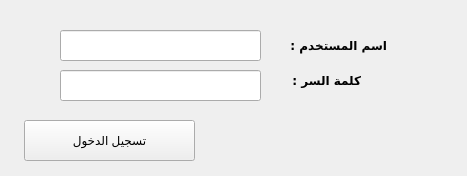
<?xml version="1.0" encoding="UTF-8"?>
<ui version="4.0">
 <class>MainWindow</class>
 <widget class="QMainWindow" name="MainWindow">
  <property name="geometry">
   <rect>
    <x>0</x>
    <y>0</y>
    <width>467</width>
    <height>176</height>
   </rect>
  </property>
  <property name="windowTitle">
   <string>MainWindow</string>
  </property>
  <property name="styleSheet">
   <string notr="true">QProgressBar:horizontal {
    border: 1px solid #3A3939;
    text-align: center;
    padding: 1px;
    background: #201F1F;
}
QProgressBar::chunk:horizontal {
    background-color: qlineargradient(spread:reflect, x1:1, y1:0.545, x2:1, y2:0, stop:0 rgba(28, 66, 111, 255), stop:1 rgba(37, 87, 146, 255));
}

QToolTip
{
    border: 1px solid #3A3939;
    background-color: rgb(90, 102, 117);;
    color: white;
    padding: 1px;
    opacity: 200;
}

QWidget
{
    color: silver;
    background-color: #302F2F;
    selection-background-color:#3d8ec9;
    selection-color: black;
    background-clip: border;
    border-image: none;
    outline: 0;
}

QWidget:item:hover
{
    background-color: #78879b;
    color: black;
}

QWidget:item:selected
{
    background-color: #3d8ec9;
}

QCheckBox
{
    spacing: 5px;
    outline: none;
    color: #bbb;
    margin-bottom: 2px;
}

QCheckBox:disabled
{
    color: #777777;
}
QCheckBox::indicator,
QGroupBox::indicator
{
    width: 18px;
    height: 18px;
}
QGroupBox::indicator
{
    margin-left: 2px;
}

QCheckBox::indicator:unchecked,
QCheckBox::indicator:unchecked:hover,
QGroupBox::indicator:unchecked,
QGroupBox::indicator:unchecked:hover
{
    image: url(:/dark_blue/img/checkbox_unchecked.png);
}

QCheckBox::indicator:unchecked:focus,
QCheckBox::indicator:unchecked:pressed,
QGroupBox::indicator:unchecked:focus,
QGroupBox::indicator:unchecked:pressed
{
  border: none;
    image: url(:/dark_blue/img/checkbox_unchecked_focus.png);
}

QCheckBox::indicator:checked,
QCheckBox::indicator:checked:hover,
QGroupBox::indicator:checked,
QGroupBox::indicator:checked:hover
{
    image: url(:/dark_blue/img/checkbox_checked.png);
}

QCheckBox::indicator:checked:focus,
QCheckBox::indicator:checked:pressed,
QGroupBox::indicator:checked:focus,
QGroupBox::indicator:checked:pressed
{
  border: none;
    image: url(:/dark_blue/img/checkbox_checked_focus.png);
}

QCheckBox::indicator:indeterminate,
QCheckBox::indicator:indeterminate:hover,
QCheckBox::indicator:indeterminate:pressed
QGroupBox::indicator:indeterminate,
QGroupBox::indicator:indeterminate:hover,
QGroupBox::indicator:indeterminate:pressed
{
    image: url(:/dark_blue/img/checkbox_indeterminate.png);
}

QCheckBox::indicator:indeterminate:focus,
QGroupBox::indicator:indeterminate:focus
{
    image: url(:/dark_blue/img/checkbox_indeterminate_focus.png);
}

QCheckBox::indicator:checked:disabled,
QGroupBox::indicator:checked:disabled
{
    image: url(:/dark_blue/img/checkbox_checked_disabled.png);
}

QCheckBox::indicator:unchecked:disabled,
QGroupBox::indicator:unchecked:disabled
{
    image: url(:/dark_blue/img/checkbox_unchecked_disabled.png);
}

QRadioButton
{
    spacing: 5px;
    outline: none;
    color: #bbb;
    margin-bottom: 2px;
}

QRadioButton:disabled
{
    color: #777777;
}
QRadioButton::indicator
{
    width: 21px;
    height: 21px;
}

QRadioButton::indicator:unchecked,
QRadioButton::indicator:unchecked:hover
{
    image: url(:/dark_blue/img/radio_unchecked.png);
}

QRadioButton::indicator:unchecked:focus,
QRadioButton::indicator:unchecked:pressed
{
  border: none;
  outline: none;
    image: url(:/dark_blue/img/radio_unchecked_focus.png);
}

QRadioButton::indicator:checked,
QRadioButton::indicator:checked:hover
{
  border: none;
  outline: none;
    image: url(:/dark_blue/img/radio_checked.png);
}

QRadioButton::indicator:checked:focus,
QRadioButton::indicato::menu-arrowr:checked:pressed
{
  border: none;
  outline: none;
    image: url(:/dark_blue/img/radio_checked_focus.png);
}

QRadioButton::indicator:indeterminate,
QRadioButton::indicator:indeterminate:hover,
QRadioButton::indicator:indeterminate:pressed
{
        image: url(:/dark_blue/img/radio_indeterminate.png);
}

QRadioButton::indicator:checked:disabled
{
  outline: none;
  image: url(:/dark_blue/img/radio_checked_disabled.png);
}

QRadioButton::indicator:unchecked:disabled
{
    image: url(:/dark_blue/img/radio_unchecked_disabled.png);
}


QMenuBar
{
    background-color: #302F2F;
    color: silver;
}

QMenuBar::item
{
    background: transparent;
}

QMenuBar::item:selected
{
    background: transparent;
    border: 1px solid #3A3939;
}

QMenuBar::item:pressed
{
    border: 1px solid #3A3939;
    background-color: #3d8ec9;
    color: black;
    margin-bottom:-1px;
    padding-bottom:1px;
}

QMenu
{
    border: 1px solid #3A3939;
    color: silver;
    margin: 1px;
}

QMenu::icon
{
    margin: 1px;
}

QMenu::item
{
    padding: 2px 2px 2px 25px;
    margin-left: 5px;
    border: 1px solid transparent; /* reserve space for selection border */
}

QMenu::item:selected
{
    color: black;
}

QMenu::separator {
    height: 2px;
    background: lightblue;
    margin-left: 10px;
    margin-right: 5px;
}

QMenu::indicator {
    width: 16px;
    height: 16px;
}

/* non-exclusive indicator = check box style indicator
   (see QActionGroup::setExclusive) */
QMenu::indicator:non-exclusive:unchecked {
    image: url(:/dark_blue/img/checkbox_unchecked.png);
}

QMenu::indicator:non-exclusive:unchecked:selected {
    image: url(:/dark_blue/img/checkbox_unchecked_disabled.png);
}

QMenu::indicator:non-exclusive:checked {
    image: url(:/dark_blue/img/checkbox_checked.png);
}

QMenu::indicator:non-exclusive:checked:selected {
    image: url(:/dark_blue/img/checkbox_checked_disabled.png);
}

/* exclusive indicator = radio button style indicator (see QActionGroup::setExclusive) */
QMenu::indicator:exclusive:unchecked {
    image: url(:/dark_blue/img/radio_unchecked.png);
}

QMenu::indicator:exclusive:unchecked:selected {
    image: url(:/dark_blue/img/radio_unchecked_disabled.png);
}

QMenu::indicator:exclusive:checked {
    image: url(:/dark_blue/img/radio_checked.png);
}

QMenu::indicator:exclusive:checked:selected {
    image: url(:/dark_blue/img/radio_checked_disabled.png);
}

QMenu::right-arrow {
    margin: 5px;
    image: url(:/dark_blue/img/right_arrow.png)
}


QWidget:disabled
{
    color: #808080;
    background-color: #302F2F;
}

QAbstractItemView
{
    alternate-background-color: #3A3939;
    color: silver;
    border: 1px solid 3A3939;
    border-radius: 2px;
    padding: 1px;
}

QWidget:focus, QMenuBar:focus
{
    border: 1px solid #78879b;
}

QTabWidget:focus, QCheckBox:focus, QRadioButton:focus, QSlider:focus
{
    border: none;
}

QLineEdit
{
    background-color: #201F1F;
    padding: 2px;
    border-style: solid;
    border: 1px solid #3A3939;
    border-radius: 2px;
    color: silver;
}

QGroupBox {
    border:1px solid #3A3939;
    border-radius: 2px;
    margin-top: 20px;
    background-color: #302F2F;
    color: silver;
}

QGroupBox::title {
    subcontrol-origin: margin;
    subcontrol-position: top center;
    padding-left: 10px;
    padding-right: 10px;
    padding-top: 10px;
}

QAbstractScrollArea
{
    border-radius: 2px;
    border: 1px solid #3A3939;
    background-color: transparent;
}

QScrollBar:horizontal
{
    height: 15px;
    margin: 3px 15px 3px 15px;
    border: 1px transparent #2A2929;
    border-radius: 4px;
    background-color: #2A2929;
}

QScrollBar::handle:horizontal
{
    background-color: #605F5F;
    min-width: 5px;
    border-radius: 4px;
}

QScrollBar::add-line:horizontal
{
    margin: 0px 3px 0px 3px;
    border-image: url(:/dark_blue/img/right_arrow_disabled.png);
    width: 10px;
    height: 10px;
    subcontrol-position: right;
    subcontrol-origin: margin;
}

QScrollBar::sub-line:horizontal
{
    margin: 0px 3px 0px 3px;
    border-image: url(:/dark_blue/img/left_arrow_disabled.png);
    height: 10px;
    width: 10px;
    subcontrol-position: left;
    subcontrol-origin: margin;
}

QScrollBar::add-line:horizontal:hover,QScrollBar::add-line:horizontal:on
{
    border-image: url(:/dark_blue/img/right_arrow.png);
    height: 10px;
    width: 10px;
    subcontrol-position: right;
    subcontrol-origin: margin;
}


QScrollBar::sub-line:horizontal:hover, QScrollBar::sub-line:horizontal:on
{
    border-image: url(:/dark_blue/img/left_arrow.png);
    height: 10px;
    width: 10px;
    subcontrol-position: left;
    subcontrol-origin: margin;
}

QScrollBar::up-arrow:horizontal, QScrollBar::down-arrow:horizontal
{
    background: none;
}


QScrollBar::add-page:horizontal, QScrollBar::sub-page:horizontal
{
    background: none;
}

QScrollBar:vertical
{
    background-color: #2A2929;
    width: 15px;
    margin: 15px 3px 15px 3px;
    border: 1px transparent #2A2929;
    border-radius: 4px;
}

QScrollBar::handle:vertical
{
    background-color: #605F5F;
    min-height: 5px;
    border-radius: 4px;
}

QScrollBar::sub-line:vertical
{
    margin: 3px 0px 3px 0px;
    border-image: url(:/dark_blue/img/up_arrow_disabled.png);
    height: 10px;
    width: 10px;
    subcontrol-position: top;
    subcontrol-origin: margin;
}

QScrollBar::add-line:vertical
{
    margin: 3px 0px 3px 0px;
    border-image: url(:/dark_blue/img/down_arrow_disabled.png);
    height: 10px;
    width: 10px;
    subcontrol-position: bottom;
    subcontrol-origin: margin;
}

QScrollBar::sub-line:vertical:hover,QScrollBar::sub-line:vertical:on
{

    border-image: url(:/dark_blue/img/up_arrow.png);
    height: 10px;
    width: 10px;
    subcontrol-position: top;
    subcontrol-origin: margin;
}


QScrollBar::add-line:vertical:hover, QScrollBar::add-line:vertical:on
{
    border-image: url(:/dark_blue/img/down_arrow.png);
    height: 10px;
    width: 10px;
    subcontrol-position: bottom;
    subcontrol-origin: margin;
}

QScrollBar::up-arrow:vertical, QScrollBar::down-arrow:vertical
{
    background: none;
}


QScrollBar::add-page:vertical, QScrollBar::sub-page:vertical
{
    background: none;
}

QTextEdit
{
    background-color: #201F1F;
    color: silver;
    border: 1px solid #3A3939;
}

QPlainTextEdit
{
    background-color: #201F1F;;
    color: silver;
    border-radius: 2px;
    border: 1px solid #3A3939;
}

QHeaderView::section
{
    background-color: #3A3939;
    color: silver;
    padding-left: 4px;
    border: 1px solid #6c6c6c;
}

QSizeGrip {
    image: url(:/dark_blue/img/sizegrip.png);
    width: 12px;
    height: 12px;
}

QMainWindow
{
    background-color: #302F2F;

}

QMainWindow::separator
{
    background-color: #302F2F;
    color: white;
    padding-left: 4px;
    spacing: 2px;
    border: 1px dashed #3A3939;
}

QMainWindow::separator:hover
{

    background-color: #787876;
    color: white;
    padding-left: 4px;
    border: 1px solid #3A3939;
    spacing: 2px;
}


QMenu::separator
{
    height: 1px;
    background-color: #3A3939;
    color: white;
    padding-left: 4px;
    margin-left: 10px;
    margin-right: 5px;
}


QFrame
{
    border-radius: 2px;
    border: 1px solid #444;
}

QFrame[frameShape=&quot;0&quot;]
{
    border-radius: 2px;
    border: 1px transparent #444;
}

QStackedWidget
{
    background-color: #302F2F;
    border: 1px transparent black;
}

QToolBar {
    border: 1px transparent #393838;
    background: 1px solid #302F2F;
    font-weight: bold;
}

QToolBar::handle:horizontal {
    image: url(:/dark_blue/img/Hmovetoolbar.png);
}
QToolBar::handle:vertical {
    image: url(:/dark_blue/img/Vmovetoolbar.png);
}
QToolBar::separator:horizontal {
    image: url(:/dark_blue/img/Hsepartoolbar.png);
}
QToolBar::separator:vertical {
    image: url(:/dark_blue/img/Vsepartoolbars.png);
}

QPushButton
{
    color: silver;
    background-color: #302F2F;
    border-width: 2px;
    border-color: #4A4949;
    border-style: solid;
    padding-top: 2px;
    padding-bottom: 2px;
    padding-left: 10px;
    padding-right: 10px;
    border-radius: 4px;
    /* outline: none; */
    /* min-width: 40px; */
}

QPushButton:disabled
{
    background-color: #302F2F;
    border-width: 2px;
    border-color: #3A3939;
    border-style: solid;
    padding-top: 2px;
    padding-bottom: 2px;
    padding-left: 10px;
    padding-right: 10px;
    /*border-radius: 2px;*/
    color: #808080;
}

QPushButton:focus {
    background-color: #3d8ec9;
    color: white;
}

QComboBox
{
    selection-background-color: #3d8ec9;
    background-color: #201F1F;
    border-style: solid;
    border: 1px solid #3A3939;
    border-radius: 2px;
    padding: 2px;
    min-width: 75px;
}

QPushButton:checked{
    background-color: #4A4949;
    border-color: #6A6969;
}

QPushButton:hover {
    border: 2px solid #78879b;
    color: silver;
}

QComboBox:hover, QAbstractSpinBox:hover,QLineEdit:hover,QTextEdit:hover,QPlainTextEdit:hover,QAbstractView:hover,QTreeView:hover
{
    border: 1px solid #78879b;
    color: silver;
}

QComboBox:on
{
    background-color: #626873;
    padding-top: 3px;
    padding-left: 4px;
    selection-background-color: #4a4a4a;
}

QComboBox QAbstractItemView
{
    background-color: #201F1F;
    border-radius: 2px;
    border: 1px solid #444;
    selection-background-color: #3d8ec9;
    color: silver;
}

QComboBox::drop-down
{
    subcontrol-origin: padding;
    subcontrol-position: top right;
    width: 15px;

    border-left-width: 0px;
    border-left-color: darkgray;
    border-left-style: solid;
    border-top-right-radius: 3px;
    border-bottom-right-radius: 3px;
}

QComboBox::down-arrow
{
    image: url(:/dark_blue/img/down_arrow_disabled.png);
}

QComboBox::down-arrow:on, QComboBox::down-arrow:hover,
QComboBox::down-arrow:focus
{
    image: url(:/dark_blue/img/down_arrow.png);
}

QPushButton:pressed
{
    background-color: #484846;
}

QAbstractSpinBox {
    padding-top: 2px;
    padding-bottom: 2px;
    border: 1px solid #3A3939;
    background-color: #201F1F;
    color: silver;
    border-radius: 2px;
    min-width: 75px;
}

QAbstractSpinBox:up-button
{
    background-color: transparent;
    subcontrol-origin: border;
    subcontrol-position: top right;
}

QAbstractSpinBox:down-button
{
    background-color: transparent;
    subcontrol-origin: border;
    subcontrol-position: bottom right;
}

QAbstractSpinBox::up-arrow,QAbstractSpinBox::up-arrow:disabled,QAbstractSpinBox::up-arrow:off {
    image: url(:/dark_blue/img/up_arrow_disabled.png);
    width: 10px;
    height: 10px;
}
QAbstractSpinBox::up-arrow:hover
{
    image: url(:/dark_blue/img/up_arrow.png);
}


QAbstractSpinBox::down-arrow,QAbstractSpinBox::down-arrow:disabled,QAbstractSpinBox::down-arrow:off
{
    image: url(:/dark_blue/img/down_arrow_disabled.png);
    width: 10px;
    height: 10px;
}
QAbstractSpinBox::down-arrow:hover
{
    image: url(:/dark_blue/img/down_arrow.png);
}


QLabel
{
    border: 0px solid black;
}

QTabWidget{
    border: 1px transparent black;
}

QTabWidget::pane {
    border: 1px solid #444;
    border-radius: 3px;
    padding: 3px;
}

QTabBar
{
    qproperty-drawBase: 0;
    left: 5px; /* move to the right by 5px */
}

QTabBar:focus
{
    border: 0px transparent black;
}

QTabBar::close-button  {
    image: url(:/dark_blue/img/close.png);
    background: transparent;
}

QTabBar::close-button:hover
{
    image: url(:/dark_blue/img/close-hover.png);
    background: transparent;
}

QTabBar::close-button:pressed {
    image: url(:/dark_blue/img/close-pressed.png);
    background: transparent;
}

/* TOP TABS */
QTabBar::tab:top {
    color: #b1b1b1;
    border: 1px solid #4A4949;
    border-bottom: 1px transparent black;
    background-color: #302F2F;
    padding: 5px;
    border-top-left-radius: 2px;
    border-top-right-radius: 2px;
}

QTabBar::tab:top:!selected
{
    color: #b1b1b1;
    background-color: #201F1F;
    border: 1px transparent #4A4949;
    border-bottom: 1px transparent #4A4949;
    border-top-left-radius: 0px;
    border-top-right-radius: 0px;
}

QTabBar::tab:top:!selected:hover {
    background-color: #48576b;
}

/* BOTTOM TABS */
QTabBar::tab:bottom {
    color: #b1b1b1;
    border: 1px solid #4A4949;
    border-top: 1px transparent black;
    background-color: #302F2F;
    padding: 5px;
    border-bottom-left-radius: 2px;
    border-bottom-right-radius: 2px;
}

QTabBar::tab:bottom:!selected
{
    color: #b1b1b1;
    background-color: #201F1F;
    border: 1px transparent #4A4949;
    border-top: 1px transparent #4A4949;
    border-bottom-left-radius: 0px;
    border-bottom-right-radius: 0px;
}

QTabBar::tab:bottom:!selected:hover {
    background-color: #78879b;
}

/* LEFT TABS */
QTabBar::tab:left {
    color: #b1b1b1;
    border: 1px solid #4A4949;
    border-left: 1px transparent black;
    background-color: #302F2F;
    padding: 5px;
    border-top-right-radius: 2px;
    border-bottom-right-radius: 2px;
}

QTabBar::tab:left:!selected
{
    color: #b1b1b1;
    background-color: #201F1F;
    border: 1px transparent #4A4949;
    border-right: 1px transparent #4A4949;
    border-top-right-radius: 0px;
    border-bottom-right-radius: 0px;
}

QTabBar::tab:left:!selected:hover {
    background-color: #48576b;
}


/* RIGHT TABS */
QTabBar::tab:right {
    color: #b1b1b1;
    border: 1px solid #4A4949;
    border-right: 1px transparent black;
    background-color: #302F2F;
    padding: 5px;
    border-top-left-radius: 2px;
    border-bottom-left-radius: 2px;
}

QTabBar::tab:right:!selected
{
    color: #b1b1b1;
    background-color: #201F1F;
    border: 1px transparent #4A4949;
    border-right: 1px transparent #4A4949;
    border-top-left-radius: 0px;
    border-bottom-left-radius: 0px;
}

QTabBar::tab:right:!selected:hover {
    background-color: #48576b;
}

QTabBar QToolButton::right-arrow:enabled {
     image: url(:/dark_blue/img/right_arrow.png);
 }

 QTabBar QToolButton::left-arrow:enabled {
     image: url(:/dark_blue/img/left_arrow.png);
 }

QTabBar QToolButton::right-arrow:disabled {
     image: url(:/dark_blue/img/right_arrow_disabled.png);
 }

 QTabBar QToolButton::left-arrow:disabled {
     image: url(:/dark_blue/img/left_arrow_disabled.png);
 }


QDockWidget {
    border: 1px solid #403F3F;
    titlebar-close-icon: url(:/dark_blue/img/close.png);
    titlebar-normal-icon: url(:/dark_blue/img/undock.png);
}

QDockWidget::close-button, QDockWidget::float-button {
    border: 1px solid transparent;
    border-radius: 2px;
    background: transparent;
}

QDockWidget::close-button:hover, QDockWidget::float-button:hover {
    background: rgba(255, 255, 255, 10);
}

QDockWidget::close-button:pressed, QDockWidget::float-button:pressed {
    padding: 1px -1px -1px 1px;
    background: rgba(255, 255, 255, 10);
}

QTreeView, QListView, QTextBrowser, AtLineEdit, AtLineEdit::hover {
    border: 1px solid #444;
    background-color: silver;
    border-radius: 3px;
    margin-left: 3px;
    color: black;
}

QTreeView:branch:selected, QTreeView:branch:hover {
    background: url(:/dark_blue/img/transparent.png);
}

QTreeView::branch:has-siblings:!adjoins-item {
    border-image: url(:/dark_blue/img/transparent.png);
}

QTreeView::branch:has-siblings:adjoins-item {
    border-image: url(:/dark_blue/img/transparent.png);
}

QTreeView::branch:!has-children:!has-siblings:adjoins-item {
    border-image: url(:/dark_blue/img/transparent.png);
}

QTreeView::branch:has-children:!has-siblings:closed,
QTreeView::branch:closed:has-children:has-siblings {
    image: url(:/dark_blue/img/branch_closed.png);
}

QTreeView::branch:open:has-children:!has-siblings,
QTreeView::branch:open:has-children:has-siblings  {
    image: url(:/dark_blue/img/branch_open.png);
}

QTreeView::branch:has-children:!has-siblings:closed:hover,
QTreeView::branch:closed:has-children:has-siblings:hover {
    image: url(:/dark_blue/img/branch_closed-on.png);
    }

QTreeView::branch:open:has-children:!has-siblings:hover,
QTreeView::branch:open:has-children:has-siblings:hover  {
    image: url(:/dark_blue/img/branch_open-on.png);
    }

QListView::item:!selected:hover, QListView::item:!selected:hover, QTreeView::item:!selected:hover  {
    background: rgba(0, 0, 0, 0);
    outline: 0;
    color: #FFFFFF
}

QListView::item:selected:hover, QListView::item:selected:hover, QTreeView::item:selected:hover  {
    background: #3d8ec9;
    color: #FFFFFF;
}

QSlider::groove:horizontal {
    border: 1px solid #3A3939;
    height: 8px;
    background: #201F1F;
    margin: 2px 0;
    border-radius: 2px;
}

QSlider::handle:horizontal {
    background: QLinearGradient( x1: 0, y1: 0, x2: 0, y2: 1,
      stop: 0.0 silver, stop: 0.2 #a8a8a8, stop: 1 #727272);
    border: 1px solid #3A3939;
    width: 14px;
    height: 14px;
    margin: -4px 0;
    border-radius: 2px;
}

QSlider::groove:vertical {
    border: 1px solid #3A3939;
    width: 8px;
    background: #201F1F;
    margin: 0 0px;
    border-radius: 2px;
}

QSlider::handle:vertical {
    background: QLinearGradient( x1: 0, y1: 0, x2: 0, y2: 1, stop: 0.0 silver,
    stop: 0.2 #a8a8a8, stop: 1 #727272);
    border: 1px solid #3A3939;
    width: 14px;
    height: 14px;
    margin: 0 -4px;
    border-radius: 2px;
}

QToolButton {
    /*  background-color: transparent; */
    border: 2px transparent #4A4949;
    border-radius: 4px;
    background-color: dimgray;
    margin: 2px;
    padding: 2px;
}

QToolButton[popupMode=&quot;1&quot;] { /* only for MenuButtonPopup */
 padding-right: 20px; /* make way for the popup button */
 border: 2px transparent #4A4949;
 border-radius: 4px;
}

QToolButton[popupMode=&quot;2&quot;] { /* only for InstantPopup */
 padding-right: 10px; /* make way for the popup button */
 border: 2px transparent #4A4949;
}


QToolButton:hover, QToolButton::menu-button:hover {
    border: 2px solid #78879b;
}

QToolButton:checked, QToolButton:pressed,
    QToolButton::menu-button:pressed {
    background-color: #4A4949;
    border: 2px solid #78879b;
}

/* the subcontrol below is used only in the InstantPopup or DelayedPopup mode */
QToolButton::menu-indicator {
    image: url(:/dark_blue/img/down_arrow.png);
    top: -7px; left: -2px; /* shift it a bit */
}

/* the subcontrols below are used only in the MenuButtonPopup mode */
QToolButton::menu-button {
    border: 1px transparent #4A4949;
    border-top-right-radius: 6px;
    border-bottom-right-radius: 6px;
    /* 16px width + 4px for border = 20px allocated above */
    width: 16px;
    outline: none;
}

QToolButton::menu-arrow {
    image: url(:/dark_blue/img/down_arrow.png);
}

QToolButton::menu-arrow:open {
    top: 1px; left: 1px; /* shift it a bit */
    border: 1px solid #3A3939;
}

QPushButton::menu-indicator  {
    subcontrol-origin: padding;
    subcontrol-position: bottom right;
    left: 4px;
}

QTableView
{
    border: 1px solid #444;
    gridline-color: #6c6c6c;
    background-color: #201F1F;
}


QTableView, QHeaderView
{
    border-radius: 0px;
}

QTableView::item:pressed, QListView::item:pressed, QTreeView::item:pressed  {
    background: #78879b;
    color: #FFFFFF;
}

QTableView::item:selected:active, QTreeView::item:selected:active, QListView::item:selected:active  {
    background: #3d8ec9;
    color: #FFFFFF;
}


QHeaderView
{
    border: 1px transparent;
    border-radius: 2px;
    margin: 0px;
    padding: 0px;
}

QHeaderView::section  {
    background-color: #3A3939;
    color: silver;
    padding: 4px;
    border: 1px solid #6c6c6c;
    border-radius: 0px;
    text-align: center;
}

QHeaderView::section::vertical::first, QHeaderView::section::vertical::only-one
{
    border-top: 1px solid #6c6c6c;
}

QHeaderView::section::vertical
{
    border-top: transparent;
}

QHeaderView::section::horizontal::first, QHeaderView::section::horizontal::only-one
{
    border-left: 1px solid #6c6c6c;
}

QHeaderView::section::horizontal
{
    border-left: transparent;
}


QHeaderView::section:checked
 {
    color: white;
    background-color: #5A5959;
 }

 /* style the sort indicator */
QHeaderView::down-arrow {
    image: url(:/dark_blue/img/down_arrow.png);
}

QHeaderView::up-arrow {
    image: url(:/dark_blue/img/up_arrow.png);
}


QTableCornerButton::section {
    background-color: #3A3939;
    border: 1px solid #3A3939;
    border-radius: 2px;
}

QToolBox  {
    padding: 3px;
    border: 1px transparent black;
}

QToolBox::tab {
    color: #b1b1b1;
    background-color: #302F2F;
    border: 1px solid #4A4949;
    border-bottom: 1px transparent #302F2F;
    border-top-left-radius: 5px;
    border-top-right-radius: 5px;
}

 QToolBox::tab:selected { /* italicize selected tabs */
    font: italic;
    background-color: #302F2F;
    border-color: #3d8ec9;
 }

QStatusBar::item {
    border: 1px solid #3A3939;
    border-radius: 2px;
 }


QFrame[height=&quot;3&quot;], QFrame[width=&quot;3&quot;] {
    background-color: #AAA;
}


QSplitter::handle {
    border: 1px dashed #3A3939;
}

QSplitter::handle:hover {
    background-color: #787876;
    border: 1px solid #3A3939;
}

QSplitter::handle:horizontal {
    width: 1px;
}

QSplitter::handle:vertical {
    height: 1px;
}

QListWidget {
    background-color: silver;
    border-radius: 5px;
    margin-left: 5px;
}

QListWidget::item {
    color: black;
}

QMessageBox {
    messagebox-critical-icon	: url(:/dark_blue/img/critical.png);
    messagebox-information-icon	: url(:/dark_blue/img/information.png);
    messagebox-question-icon	: url(:/dark_blue/img/question.png);
    messagebox-warning-icon:    : url(:/dark_blue/img/warning.png);
}

ColorButton::enabled {
    border-radius: 0px;
    border: 1px solid #444444;
}

ColorButton::disabled {
    border-radius: 0px;
    border: 1px solid #AAAAAA;
}</string>
  </property>
  <widget class="QWidget" name="centralwidget">
   <widget class="QPushButton" name="pushButton">
    <property name="geometry">
     <rect>
      <x>24</x>
      <y>120</y>
      <width>171</width>
      <height>41</height>
     </rect>
    </property>
    <property name="text">
     <string>تسجيل الدخول</string>
    </property>
   </widget>
   <widget class="QLineEdit" name="lineEdit">
    <property name="geometry">
     <rect>
      <x>60</x>
      <y>30</y>
      <width>201</width>
      <height>31</height>
     </rect>
    </property>
   </widget>
   <widget class="QLineEdit" name="lineEdit_2">
    <property name="geometry">
     <rect>
      <x>60</x>
      <y>70</y>
      <width>201</width>
      <height>31</height>
     </rect>
    </property>
   </widget>
   <widget class="QLabel" name="label">
    <property name="geometry">
     <rect>
      <x>276</x>
      <y>30</y>
      <width>111</width>
      <height>31</height>
     </rect>
    </property>
    <property name="font">
     <font>
      <family>VIP Rawy Regular</family>
      <weight>75</weight>
      <italic>false</italic>
      <bold>true</bold>
      <strikeout>false</strikeout>
      <kerning>false</kerning>
     </font>
    </property>
    <property name="text">
     <string>اسم المستخدم : </string>
    </property>
    <property name="textFormat">
     <enum>Qt::PlainText</enum>
    </property>
   </widget>
   <widget class="QLabel" name="label_2">
    <property name="geometry">
     <rect>
      <x>280</x>
      <y>70</y>
      <width>81</width>
      <height>21</height>
     </rect>
    </property>
    <property name="font">
     <font>
      <family>VIP Rawy Regular</family>
      <weight>75</weight>
      <bold>true</bold>
     </font>
    </property>
    <property name="text">
     <string>كلمة السر : </string>
    </property>
   </widget>
  </widget>
 </widget>
 <resources/>
 <connections/>
</ui>
